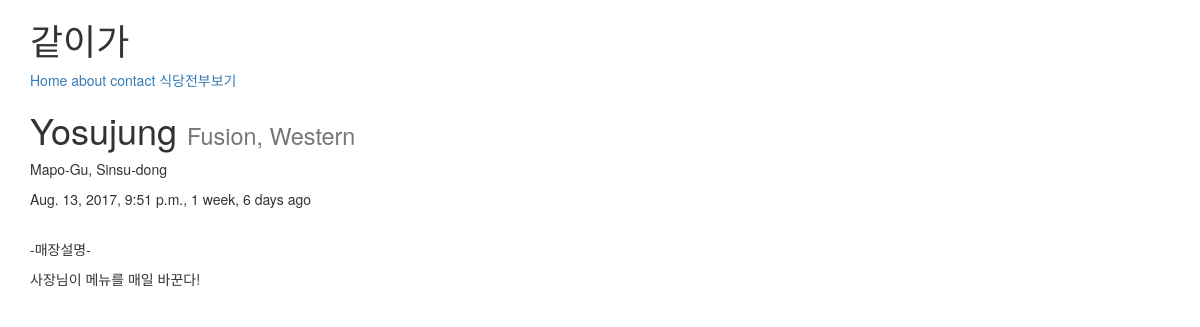
Screenshot of /posts/yosujung/ with the database file from the repository.
### Posts/models.py (models this page shows, shortened)
class Posts(models.Model):
    author       = models.ForeignKey('auth.User')
    name         = models.CharField(max_length=200)
    location     = models.CharField(max_length=120, null=True, blank=True)
    category     = models.CharField(max_length=120, null=True, blank=True)
    timestamp    = models.DateTimeField(auto_now_add=True)
    updated      = models.DateTimeField(auto_now=True)
    slug         = models.SlugField(null=True, blank=True)
    text         = models.TextField()
    created_date = models.DateTimeField(
            default=timezone.now)
    published_date = models.DateTimeField(
            blank=True, null=True)
    @property
    def title(self):
        return self.name

### Posts/views.py (the view)
# urls.py: url(r'^posts/(?P<slug>[\w-]+)/$', PostsDetailView.as_view()),
class PostsDetailView(DetailView):
    queryset = Posts.objects.all()

### Posts/templates/Posts/posts_detail.html (shortened to what this page needs)
{% extends "base.html" %}
{% block content %}
<h1> {{ object.title }} <small> {{ object.category }} </small></h1>
<p> {{ object.location }} </p>
<p> {{ object.timestamp }}, {{ object.updated|timesince }} ago</p><br>
<p> -매장설명- </p>
<p> {{ object.text }} </p>
{% endblock %}

### rows the page displays
Posts: title "Yosujung", category "Fusion, Western", location "Mapo-Gu, Sinsu-dong", timestamp "Aug. 13, 2017, 9:51 p.m.", updated "1 week, 6 days", text "사장님이 메뉴를 매일 바꾼다!"
